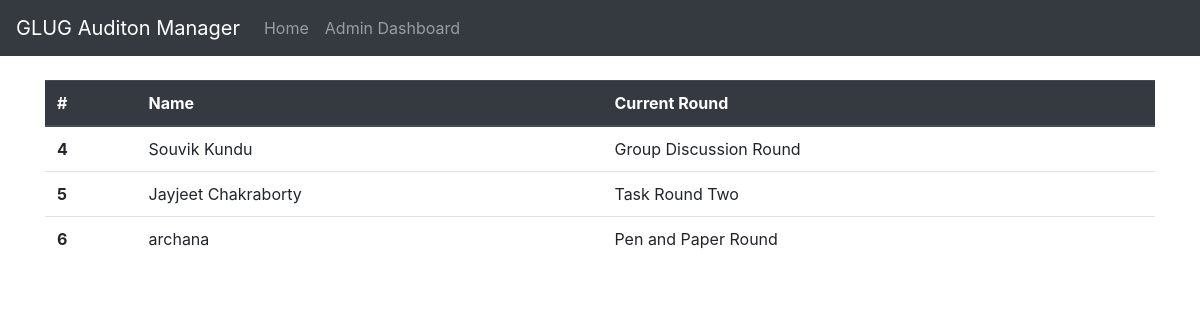
Before: /results/ with the older database file.
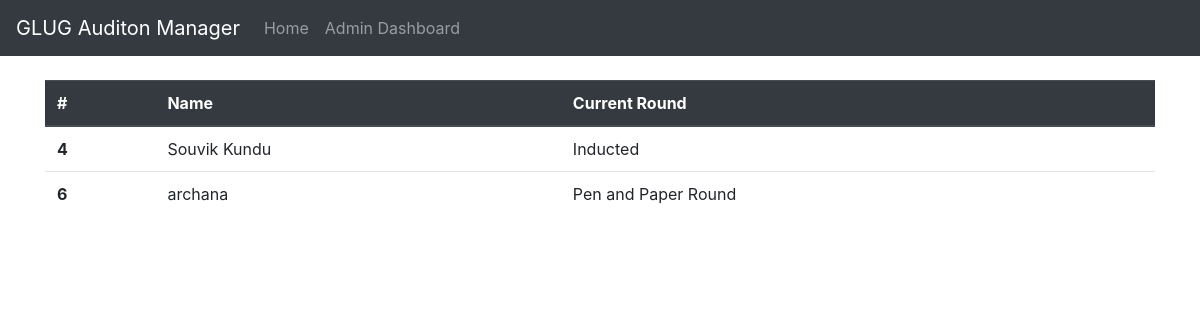
After: the same page with the newer database file.
### core/models.py (models this page shows, shortened)
class Student(models.Model):
    name = models.CharField(max_length=255)
    year = models.IntegerField()
    dept = models.CharField(max_length=20)
    pen_paper_round = models.ForeignKey(PenPaperRound, on_delete=models.CASCADE, null=True, blank=True)
    task_round_one = models.ForeignKey(TaskRoundOne, on_delete=models.CASCADE, null=True, blank=True)
    task_round_two = models.ForeignKey(TaskRoundTwo, on_delete=models.CASCADE, null=True, blank=True)
    gd_round = models.ForeignKey(GroupDiscussionRound, on_delete=models.CASCADE, null=True, blank=True)
    final_pi = models.ForeignKey(FinalPi, on_delete=models.CASCADE, null=True, blank=True)
    current_round = models.IntegerField(default=1)
    stopped = models.BooleanField(default=False)

### core/views.py (the view)
def results(request):
    students = Student.objects.all()
    config = AppConfig.objects.get(id=1)
    for student in students:
        student.current_round = round_details[student.current_round]
    context_data = {
        'students': students,
        'result_status': config.show_results,
    }
    return render(request, 'results.html', context_data)

### templates/results.html
{% extends 'base.html' %}
{% block content %}
<div class="container text-center">
    <br />
    <table class="table">
        <thead class="thead-dark">
            <tr>
                <th scope="col">#</th>
                <th scope="col">Name</th>
                <th scope="col">Current Round</th>
            </tr>
        </thead>
        <tbody>
            {% if result_status %}
            {% for student in students %}
            {% if not student.stopped %}
            <tr>
                <th scope="row">{{ student.id }}</th>
                <td>{{ student.name }}</td>
                <td>{{ student.current_round }}</td>
            </tr>
            {% endif %}
            {% endfor %}
            {% else %}
            <h2>Results will be released soon !</h2>
            {% endif %}
        </tbody>
    </table>
</div>
{% endblock %}

Changed rows visible on the page:
no longer on this page (row edited): Student: id "5", name "Jayjeet Chakraborty", current_round "Task Round Two"
changed Student "Souvik Kundu": current_round "Group Discussion Round" → "Inducted"
